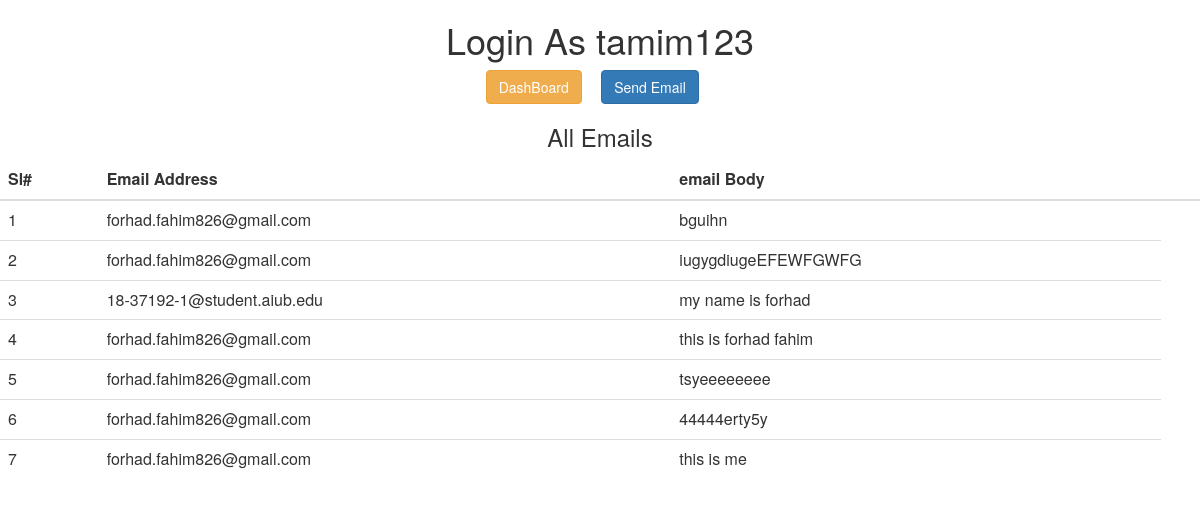
/Employee/all_email.php (signed in), run on the app's committed database.
### tables this page shows
CREATE TABLE `email` (
  `id` int(11) NOT NULL,
  `email` varchar(500) NOT NULL,
  `text` varchar(500) NOT NULL
);

### Employee/Model/db_config.php (called while the page is built, shortened)
<?php
$db_server="localhost";
$db_uname="root";
$db_pass="";
$db_name="e_techbd";
function get($query) {
global $db_server,$db_uname,$db_pass,$db_name;
$conn = mysqli_connect($db_server,$db_uname,$db_pass,$db_name);
$data=array();
if($conn){
	$result=mysqli_query($conn,$query);
	while($row=mysqli_fetch_assoc($result)){
		$data[]=$row;
	}
}
return $data;
}
?>

### Employee/Controllers/EmailController.php (called while the page is built, shortened)
<?php
include 'Model/db_config.php';
function getAllEmail(){
  $query="select * from email";
  $rs=get($query);
  return $rs;
}
?>

### Employee/all_email.php (the view)
<?php
	include 'email.php';
	require_once 'Controllers/EmailController.php';
	$emails=getAllEmail();
?>
<div class="text-center table-responsive">
	<h3>All Emails</h3>
      <table class="table table-hover">
        <thead>
          <th>Sl#</th>
		  <th>Email Address</th>
          <th>email Body</th>
          <th></th>
        </thead>
        <tbody>
          <?php
				$i=1;
				foreach ($emails as $p) {
				echo "<tr>";
				echo "<td>$i</td>";
				echo "<td>".$p["email"]."</td>";
                echo "<td>".$p["text"]."</td>";
				echo "</tr>";
			$i++;
            }
           ?>
        </tbody>
      </table>
</div>

### data on the page
email: email "forhad.fahim826@gmail.com", text "bguihn"
email: email "forhad.fahim826@gmail.com", text "iugygdiugeEFEWFGWFG"
email: email "18-37192-1@student.aiub.edu", text "my name is forhad"
email: email "forhad.fahim826@gmail.com", text "this is forhad fahim"
email: email "forhad.fahim826@gmail.com", text "tsyeeeeeeee"
email: email "forhad.fahim826@gmail.com", text "44444erty5y"
email: email "forhad.fahim826@gmail.com", text "this is me"

### other printed values
$_SESSION["loggeduser"] "tamim123"
